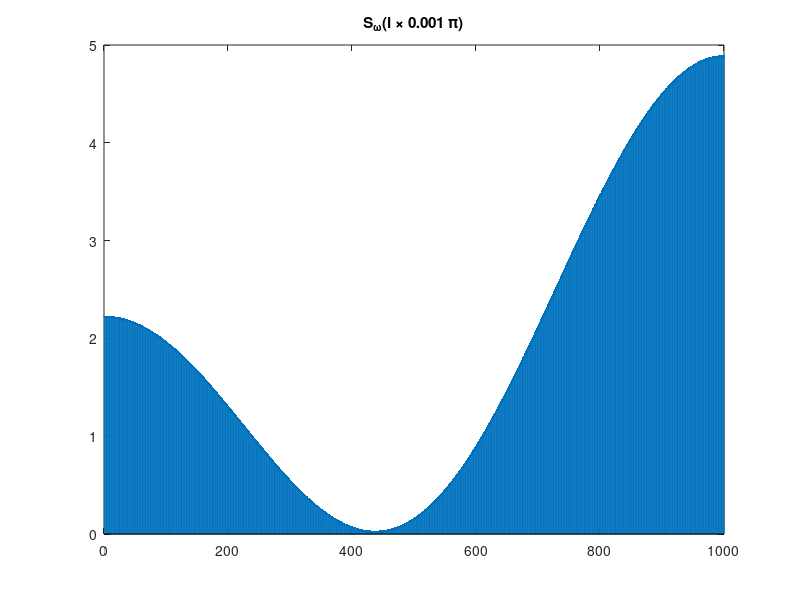

Source code (MATLAB):
% sp_lab_3_3

i = 1:1000;
omega = i * 0.001 * pi;
S = (abs(1 - 0.36 .* exp(-1j * omega) + 0.85 .* exp(-2j * omega))) .^ 2;
stem(S, '.');
title('S_\omega(i \times 0.001 \pi)');
